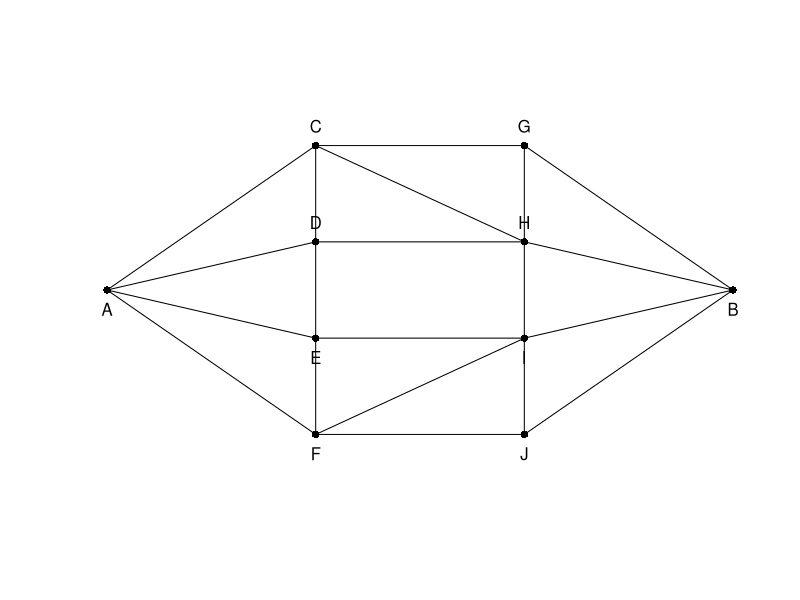
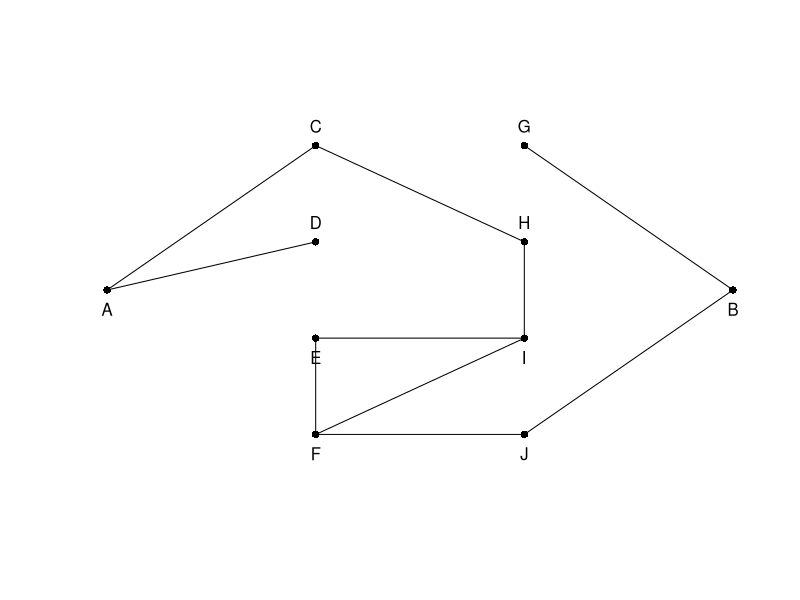
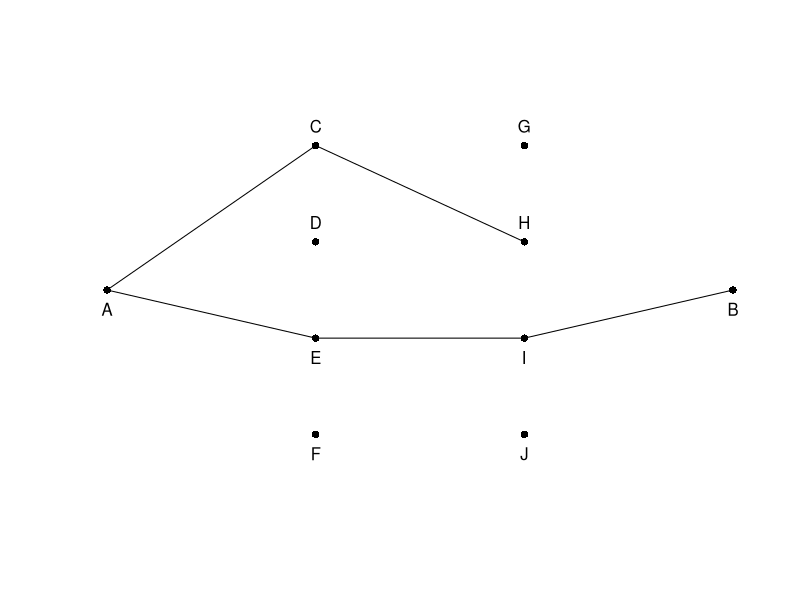
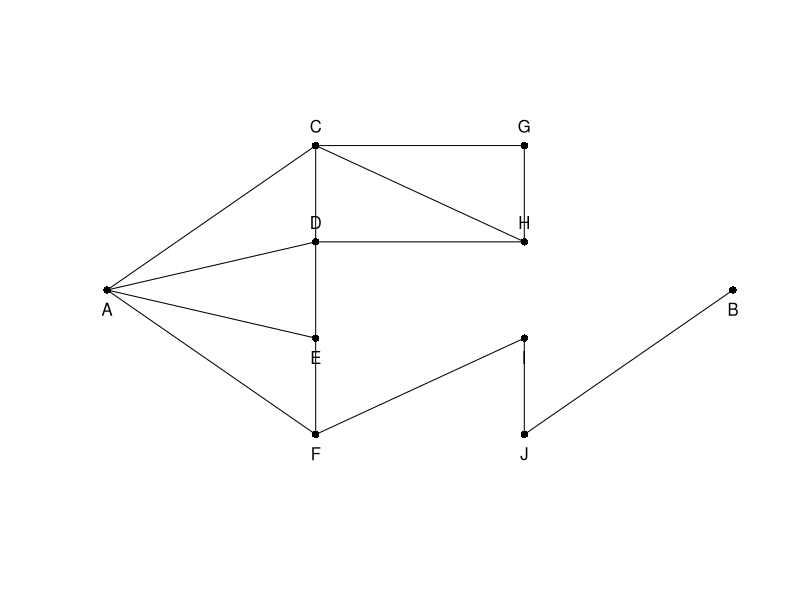
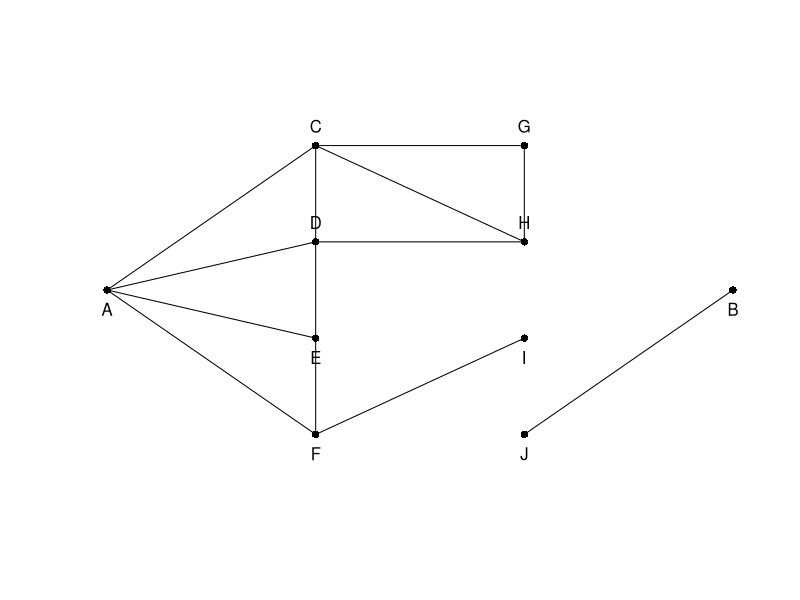

The R script that drew these images, in order:
select_node<-function(x){
  list1<-list(
    A = c('C',"D",'E','F'),
    C = c('A','D','G','H'),
    D = c('A',"C",'E','H'),
    E = c('A','D','F','I'),
    F = c('A','E','I','J'),
    G = c('C','H','B'),
    H = c('C','D','G','I','B'),
    I = c('E','F','H','J','B'),
    J = c('F','I','B'),
    B = c('G','H','I','J')
    )
	
  mytree<-list()
	A_edge = c(x[1],x[2],x[3],x[4]); mytree[['A']] = list1[['A']][A_edge==1]
	C_edge = c(x[1],x[5],x[8],x[9]); mytree[['C']] = list1[['C']][C_edge==1]
	D_edge = c(x[2],x[5],x[6],x[10]); mytree[['D']] = list1[['D']][D_edge==1]
	E_edge = c(x[3],x[6],x[7],x[11]); mytree[['E']] = list1[['E']][E_edge==1]
	F_edge = c(x[4],x[7],x[12],x[13]); mytree[['F']] = list1[['F']][F_edge==1]
	G_edge = c(x[8],x[14],x[17]); mytree[['G']] = list1[['G']][G_edge==1]
	H_edge = c(x[9],x[10],x[14],x[15],x[18]); mytree[['H']] = list1[['H']][H_edge==1]
	I_edge = c(x[11],x[12],x[15],x[16],x[19]); mytree[['I']] = list1[['I']][I_edge==1]
	J_edge = c(x[13],x[16],x[20]); mytree[['J']] = list1[['J']][J_edge==1]
	B_edge = c(x[17],x[18],x[19],x[20]); mytree[['B']] = list1[['B']][B_edge==1]

	return(mytree)

}

select_node(rep(1,20))

###plot
myplot<-function(x){
  plot(c(0,1,1,1,1,2,2,2,2,3),c(0,1.5,0.5,-0.5,-1.5,1.5,0.5,-0.5,-1.5,0),axes=FALSE,xlab="",ylab="",pch=16,
       ylim = c(-2,2))
  text(0,-0.2,"A");text(3,-0.2,"B")
  text(1,1.7,"C");text(1,0.7,"D");text(1,-0.7,"E");text(1,-1.7,"F")
  text(2,1.7,"G");text(2,0.7,"H");text(2,-0.7,"I");text(2,-1.7,"J")
  
  if(x[1]==1){lines(c(0,1),c(0,1.5))}
  if(x[2]==1){lines(c(0,1),c(0,0.5))}
  if(x[3]==1){lines(c(0,1),c(0,-0.5))}
  if(x[4]==1){lines(c(0,1),c(0,-1.5))}
  if(x[5]==1){lines(c(1,1),c(1.5,0.5))}
  if(x[6]==1){lines(c(1,1),c(0.5,-0.5))}
  if(x[7]==1){lines(c(1,1),c(-0.5,-1.5))}
  if(x[8]==1){lines(c(1,2),c(1.5,1.5))}
  if(x[9]==1){lines(c(1,2),c(1.5,0.5))}
  if(x[10]==1){lines(c(1,2),c(0.5,0.5))}
  if(x[11]==1){lines(c(1,2),c(-0.5,-0.5))}
  if(x[12]==1){lines(c(1,2),c(-1.5,-0.5))}
  if(x[13]==1){lines(c(1,2),c(-1.5,-1.5))}
  if(x[14]==1){lines(c(2,2),c(1.5,0.5))}
  if(x[15]==1){lines(c(2,2),c(0.5,-0.5))}
  if(x[16]==1){lines(c(2,2),c(-0.5,-1.5))}
  if(x[17]==1){lines(c(2,3),c(1.5,0))}
  if(x[18]==1){lines(c(2,3),c(0.5,0))}
  if(x[19]==1){lines(c(2,3),c(-0.5,0))}
  if(x[20]==1){lines(c(2,3),c(-1.5,0))}
}
myplot(rep(1,20))

BFS_path <- function(graph, start, end, visited = c()){
  
  visited <- c(visited, start)
  if(start == end) paths<<-c(paths, visited)
  
  queue <- start
  
  while (length(queue) > 0){
    #pop
    visiting <- queue[1]; queue<-queue[-1]
    
    for (node in graph[[visiting]]){
      if( !(node %in% visited) ) BFS_path(graph, node, end, visited)
    }
  }
}

DFS_path <- function(graph, start, end, visited = c() ){
  
  visited <- c(visited, start)
  if(start == end) paths<<-c(paths, visited)
  
  for(node in graph[[start]]){
    if(!(node %in% visited)) DFS_path(graph, node, end, visited)
  }
  }

connected_or_not <- function(x, method){
  paths<<-c()
  
  #select edge and 
  g1<-select_node(x)
  
  #select finding methods BFS or DFS
  if(method == "BFS") BFS_path(g1,'A','B')
  else DFS_path(g1,'A','B')

  
  n<-length(paths); where_A<-which(paths=="A");n_A <-length(where_A)
  
  if(sum(paths=='B')==sum(paths=='A') & n!=0){
    for(i in 1:n_A){
      if(i==n_A) print(paths[ where_A[i] : n])
      else print(paths[where_A[i] : where_A[i+1]-1])
    }
    
    # return(1)
  }
  else return(0)
  }


#ex1
ex1<-c(1,1,0,0,0,0,1,0,1,0,1,1,1,0,1,0,1,0,0,1)
myplot(ex1)
system.time(for(i in 1:50) connected_or_not(ex1,'BFS'))
system.time(for(i in 1:50) connected_or_not(ex1,'DFS'))

#ex2
ex2<-c(1,0,1,0,0,0,0,0,1,0,1,0,0,0,0,0,0,0,1,0)
myplot(ex2)
system.time(for(i in 1:50) connected_or_not(ex2,'BFS'))
system.time(for(i in 1:50) connected_or_not(ex2,'DFS'))

#ex3
ex3<-c(1,1,1,1,1,1,1,1,1,1,0,1,0,1,0,1,0,0,0,1)
myplot(ex3)
system.time(for(i in 1:50) connected_or_not(ex3,'BFS'))
system.time(for(i in 1:50) connected_or_not(ex3,'DFS'))


#disconnected
dis1<-c(1,1,1,1,1,1,1,1,1,1,0,1,0,1,0,0,0,0,0,1)
myplot(dis1)
system.time(for(i in 1:1000) connected_or_not(dis1,'BFS'))
system.time(for(i in 1:1000) connected_or_not(dis1,'DFS'))
